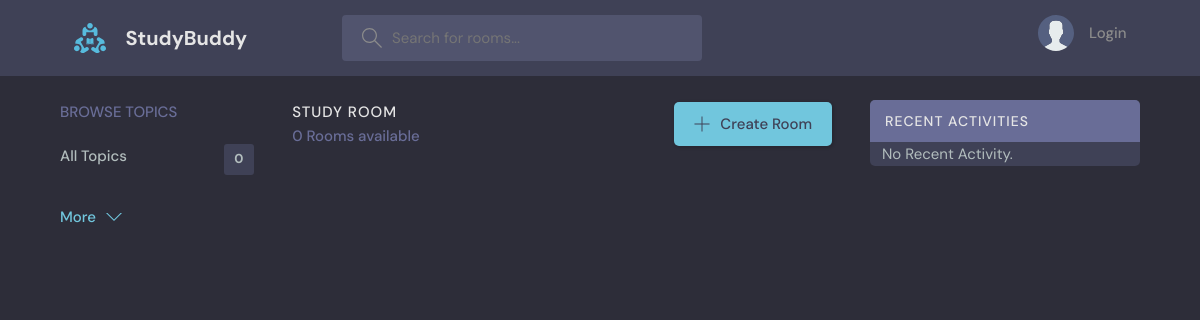
The app's page /, older data.
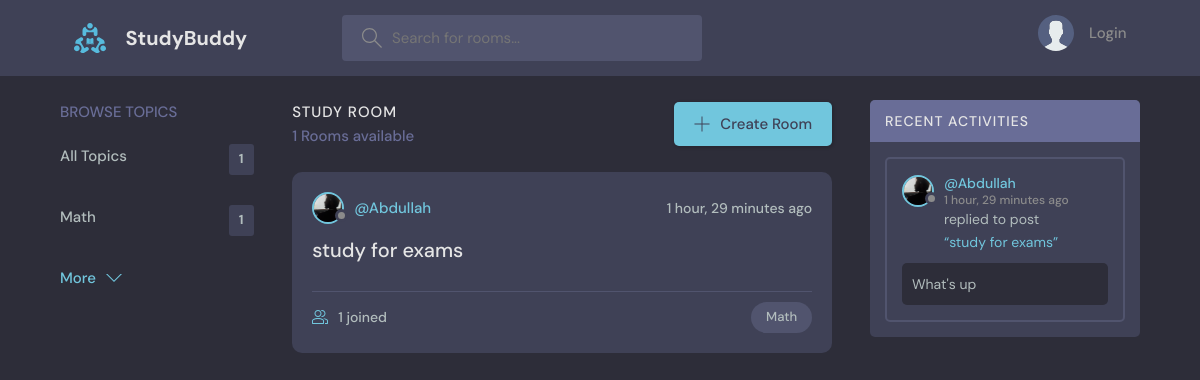
The same page, newer data.
### base/models.py (models this page shows, shortened)
class Topic(models.Model):
    name = models.CharField(max_length=200)
    def __str__(self):
        return self.name

class Room(models.Model):
    host = models.ForeignKey(User, on_delete=models.SET_NULL, null=True)
    topic = models.ForeignKey(Topic, on_delete=models.SET_NULL, null=True)
    name = models.CharField(max_length=200)
    participants = models.ManyToManyField(User,related_name="participants",blank=True)
    description = models.TextField(null=True, blank=True)
    updated = models.DateTimeField(auto_now=True)
    created = models.DateTimeField(auto_now_add=True)
    class Meta:
        ordering = ['-updated', '-created']
    def __str__(self):
        return self.name

class User(AbstractUser):
    name = models.CharField(max_length=200,null=True)
    email = models.EmailField(unique=True,null=True)
    bio = models.TextField(null=True)
    avatar = models.ImageField(default='avatar.svg',null=True)
    REQUIRED_FIELDS = []

class Message(models.Model):
    user = models.ForeignKey(User, on_delete=models.CASCADE)
    room = models.ForeignKey(Room, on_delete=models.CASCADE)
    body = models.TextField()
    updated = models.DateTimeField(auto_now=True)
    created = models.DateTimeField(auto_now_add=True)
    class Meta:
        ordering = ['-updated', '-created']

### base/views.py (the view)
# urls.py: path('',views.home,name="home"),
def home(request):
    q = request.GET.get('q', '')
    rooms = Room.objects.filter(
        Q(topic__name__icontains=q) |
        Q(name__icontains=q) |
        Q(host__username__icontains=q)
    )
    room_messages = Message.objects.filter(Q(room__topic__name__icontains = q))
    topics = Topic.objects.all()
    topics = Topic.objects.annotate(room_count=Count('room'))
    context = {'rooms': rooms, 'topics': topics,
                'room_messages':room_messages,
               }
    return render(request, 'base/home.html', context)

### base/templates/base/home.html
{% extends 'main.html' %} {% block content %}
    <main class="layout layout--3">
      <div class="container">
        <div>
          {% include 'base/topic_component.html' %}
        </div>
         <div>
          {% include 'base/feed_component.html' %}
         </div>
        <div>{% include 'base/activity_component.html' %}
        </div>
      </div>
    </main>
   {% endblock content %}

### base/templates/base/topic_component.html
{% block content %}
<div class="topics">
  <div class="topics__header">
    <h2>Browse Topics</h2>
  </div>
  <ul class="topics__list">
    <li>
      <a href="{% url 'home' %}">All Topics<span>{{ topics.count }}</span></a>
    </li>
    {% for topic in topics|slice:":5" %}
    <li>
      <div>
        <a href="{% url 'home' %}?q={{ topic.name }}"
          >{{ topic.name }} <span>{{ topic.room_count }}</span></a
        >
      </div>
    </li>
    {% endfor %}
  </ul>
  <a class="btn btn--link" href="{% url 'topics' %}">
    More
    <svg
      version="1.1"
      xmlns="http://www.w3.org/2000/svg"
      width="32"
      height="32"
      viewBox="0 0 32 32"
    >
      <title>chevron-down</title>
      <path d="M16 21l-13-13h-3l16 16 16-16h-3l-13 13z"></path>
    </svg>
  </a>
</div>
{% endblock content %}

### base/templates/base/feed_component.html (shortened to what this page needs)
{% load static %}
<div>
  <div class="roomList">
    <div class="roomList__header">
      <div>
        <h2>Study Room</h2>
        <p>{{rooms.count}} Rooms available</p>
      </div>
      {% if request.user.is_authenticated %}
      <a class="btn btn--main" href="{% url 'create_room' %}">
        <svg
          version="1.1"
          xmlns="http://www.w3.org/2000/svg"
          width="32"
          height="32"
          viewBox="0 0 32 32"
        >
          <title>add</title>
          <path
            d="M16.943 0.943h-1.885v14.115h-14.115v1.885h14.115v14.115h1.885v-14.115h14.115v-1.885h-14.115v-14.115z"
          ></path>
        </svg>
        Create Room
      </a>
      {% else %}
      <a class="btn btn--main" href="{% url 'login_page' %}">
        <svg
          version="1.1"
          xmlns="http://www.w3.org/2000/svg"
          width="32"
          height="32"
          viewBox="0 0 32 32"
        >
          <title>add</title>
          <path
            d="M16.943 0.943h-1.885v14.115h-14.115v1.885h14.115v14.115h1.885v-14.115h14.115v-1.885h-14.115v-14.115z"
          ></path>
        </svg>
        Create Room
      </a>
      {% endif %}
    </div>
    {% for room in rooms %}
    <div class="roomListRoom">
      <div class="roomListRoom__header">
        <a
          href="{% url 'userProfile' room.host.id %}"
          class="roomListRoom__author"
        >
          <div class="avatar avatar--small">
            <img src="{{room.host.avatar.url}}" />
          </div>
          <span>@{{room.host.username}}</span>
        </a>
        <div class="roomListRoom__actions">
          <span>{{ room.created|timesince }} ago</span>
        </div>
      </div>
      <div class="roomListRoom__content">
        <a href="{% url 'room' room.id %}">{{ room.name }}</a>
      </div>
      <div class="roomListRoom__meta">
        <a href="{% url 'room' room.id %}" class="roomListRoom__joined">
          {{ room.participants.count }} joined
        </a>
        <p class="roomListRoom__topic">{{ room.topic }}</p>
      </div>
    </div>
    {% endfor %}
  </div>
</div>

### base/templates/base/activity_component.html (shortened to what this page needs)
<div class="activities">
  <div class="activities__header">
    <h2>Recent Activities</h2>
  </div>
  {% for msg in room_messages %}
  <div class="activities__box">
    <div class="activities__boxHeader roomListRoom__header">
      <a
        href="{% url 'userProfile' msg.user.id %}"
        class="roomListRoom__author"
      >
        <div class="avatar avatar--small">
          <img src="{{msg.user.avatar.url}}" />
        </div>
        <p>
          @{{msg.user}}
          <span>{{ msg.created|timesince }} ago</span>
        </p>
      </a>
    </div>
    <div class="activities__boxContent">
      <p>
        replied to post
        <a href="{% url 'room' msg.room.id %}">“{{msg.room}}”</a>
      </p>
      <div class="activities__boxRoomContent">{{ msg.body }}</div>
    </div>
  </div>
  {% empty %}
  <pre>   No Recent Activity.</pre>
  {% endfor %}
</div>

Row changes from the older to the newer data that the page shows:
added Topic: name "Math", room_count "1"
added Room: host.avatar (picture), host.username "Abdullah", created "1 hour, 29 minutes", name "study for exams", participants.count "1", topic "Math"
added Message: user.avatar (picture), user "Abdullah", created "1 hour, 29 minutes", room "study for exams", body "What's up"
Text that changed along with them:
{{ topics.count }}: "0" → "1"
{{ rooms.count }}: "0" → "1"
text no longer shown: "No Recent Activity."
